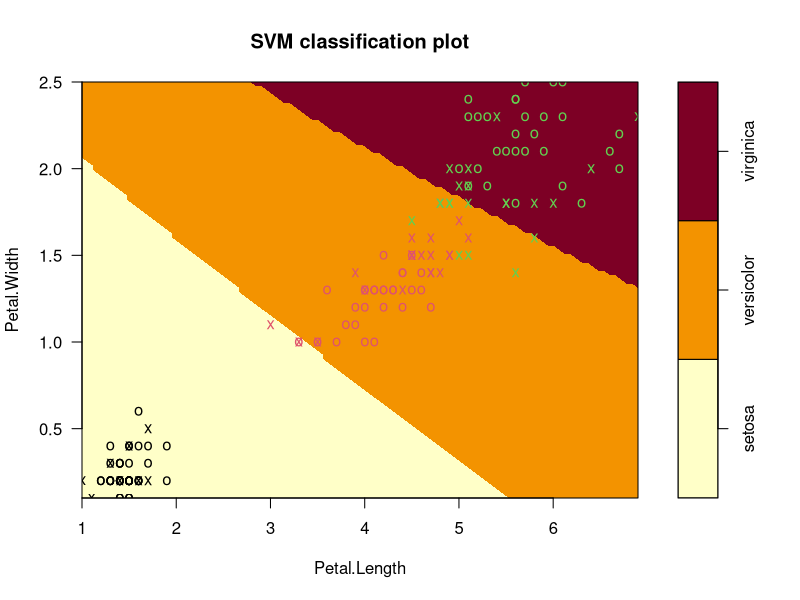
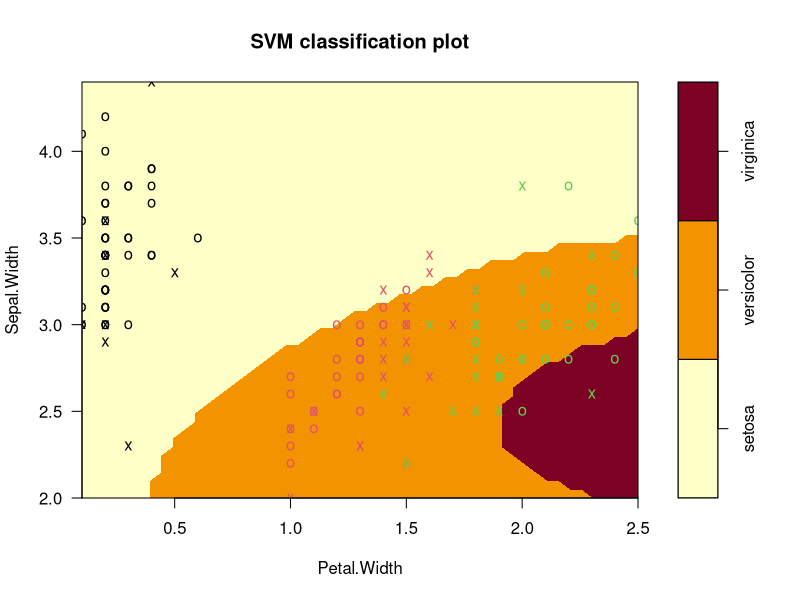

Reproduce these figures in R, in order.
library(e1071 )
model <- svm(Species ~ ., data = iris)
#example("svm")
set.seed(2020)
train.index = sample(x=1:nrow(iris), size=ceiling(0.8*nrow(iris) )) #抽樣8/2
train_set = iris[train.index,]
test_set = iris[-train.index,]
NBModel=naiveBayes(Species ~., data=train_set)
NBModel

result=predict(NBModel,test_set)
result

###

library(e1071)
data(iris)
x <- subset(iris, select = -Species)
y <- iris$Species
model <- svm(Species ~ ., data = iris)
pred_result <- predict(model, x)
table(pred_result,y)
#plot(x, data, formula, fill = TRUE, grid = 50, slice = list(),
#     symbolPalette = palette(), svSymbol = "x", dataSymbol = "o", ...)

plot(model, iris, Petal.Width ~ Petal.Length,grid=100,
     slice = list(Sepal.Width = 3,Sepal.Length = 4))
iris
plot(model, iris, Sepal.Width ~ Petal.Width,
     slice = list(Sepal.Length = 3, Petal.Length = 4))

